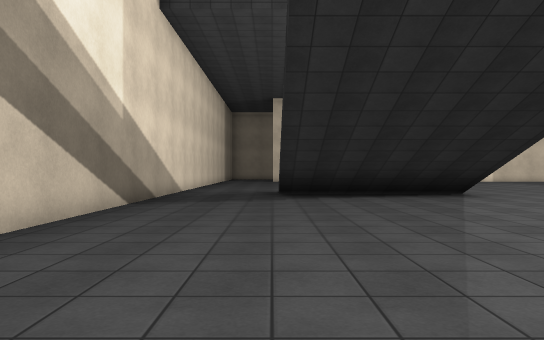
View 1 (above)

24 first-person views from a walk through a scene from a Unity 3-D project. The camera is 1.3 m above the floor, looks level and sees 70° across. The floor is counted in squares, 2 m on a side. Each view is taken from the middle of a square. On the plan, view 1 faces up. The plan holds only what a view shows up to about 11 squares ahead; the rest is blank. The place goes on beyond the plan. The player is left out. Surface patterns are stand-ins for the level's own textures.

View 2
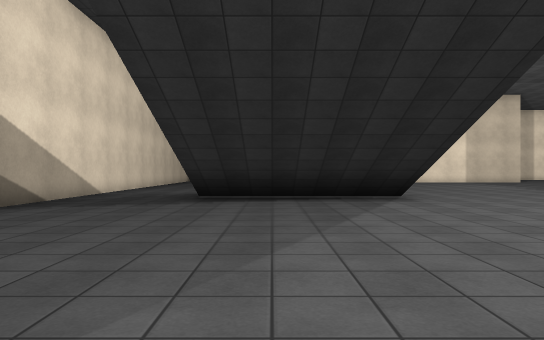

View 3
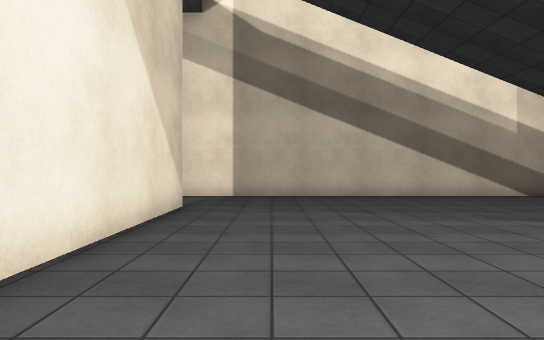

View 4
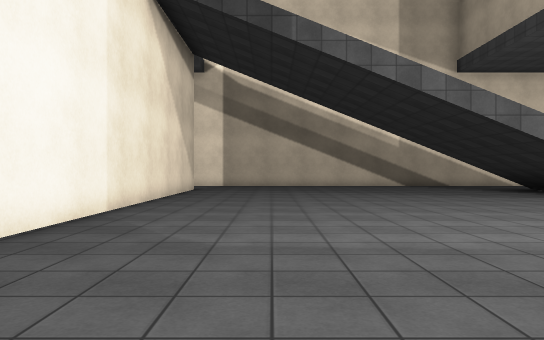

View 5
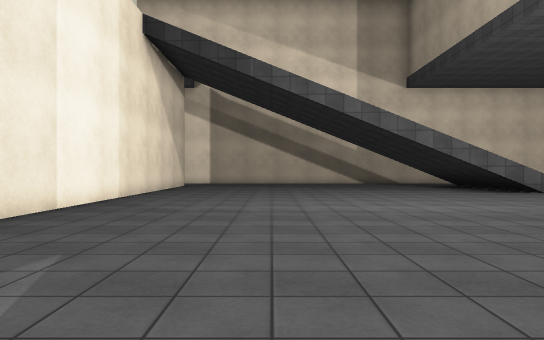

View 6
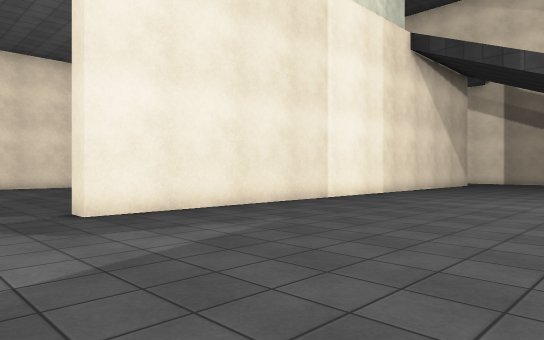

View 7
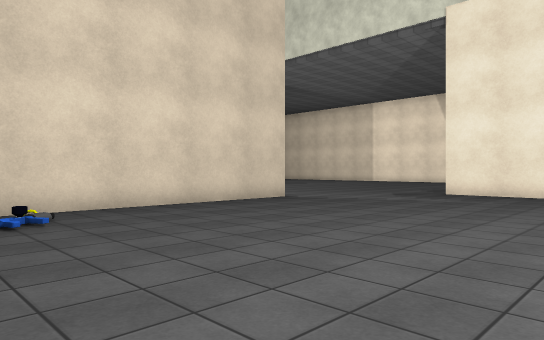

View 8
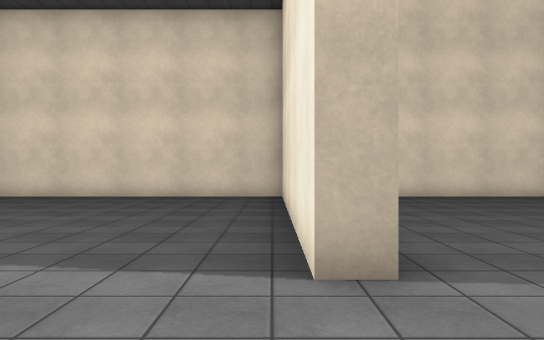

View 9
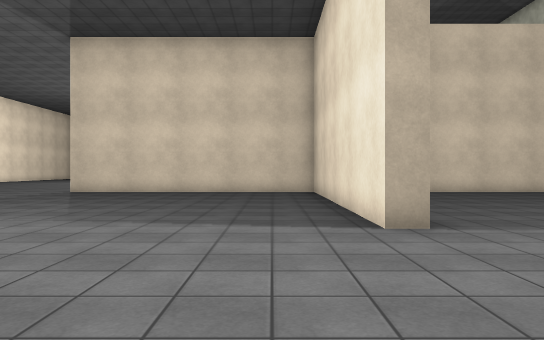

View 10
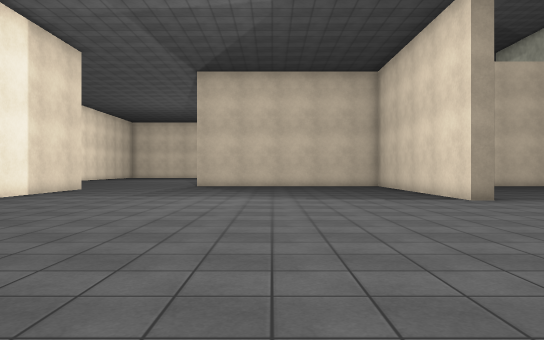

View 11
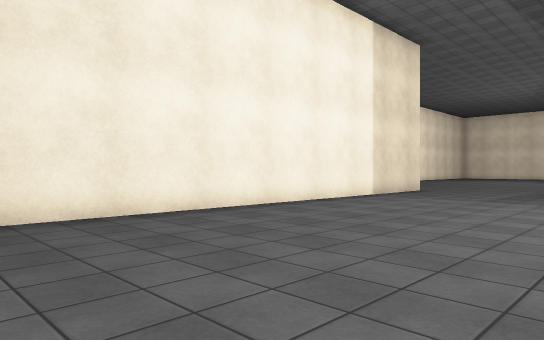

View 12
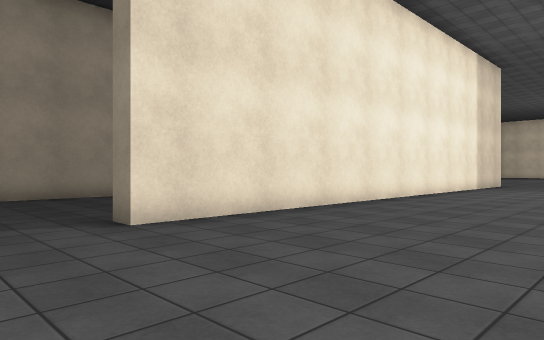

View 13
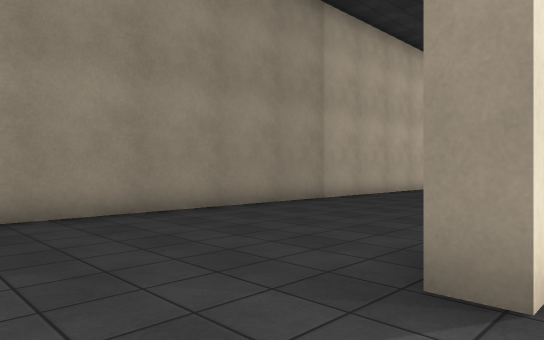

View 14
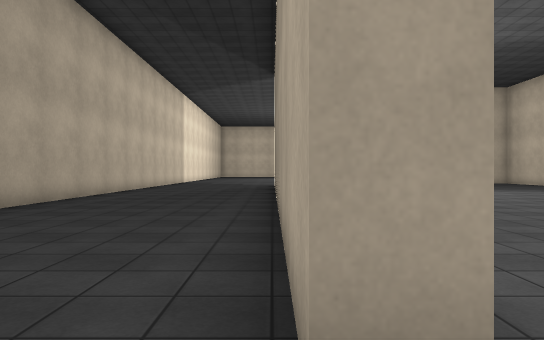

View 15
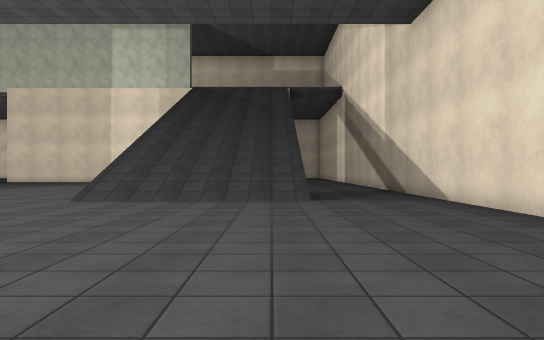

View 16
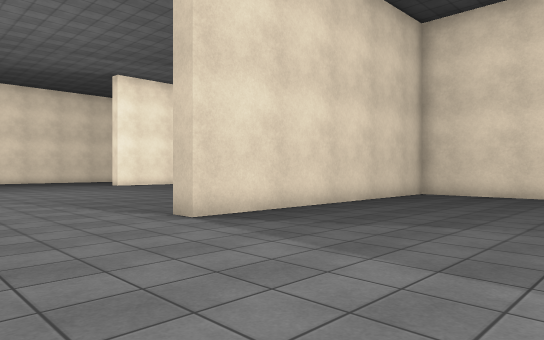

View 17
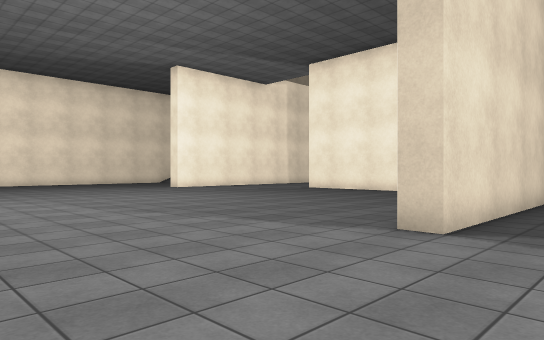

View 18
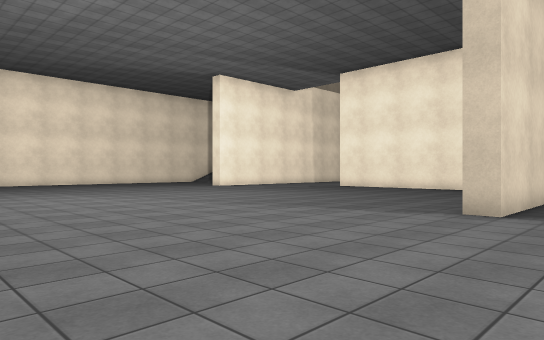

View 19
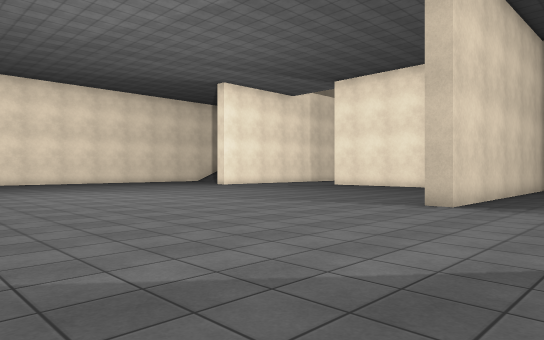

View 20
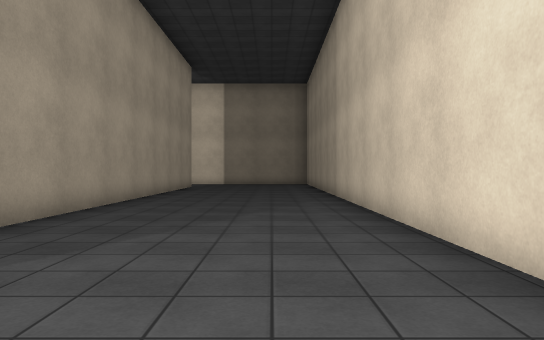

View 21
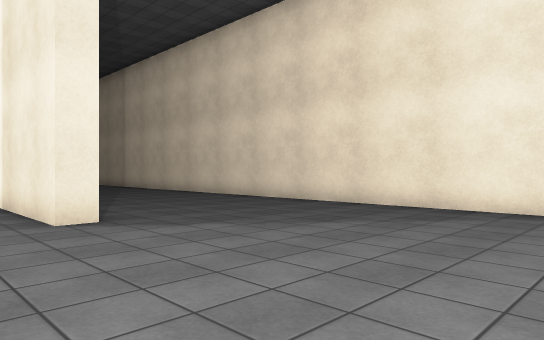

View 22
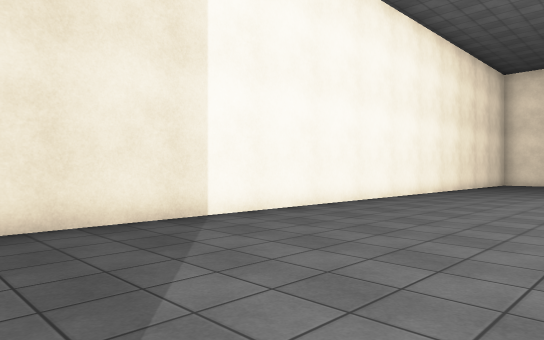

View 23
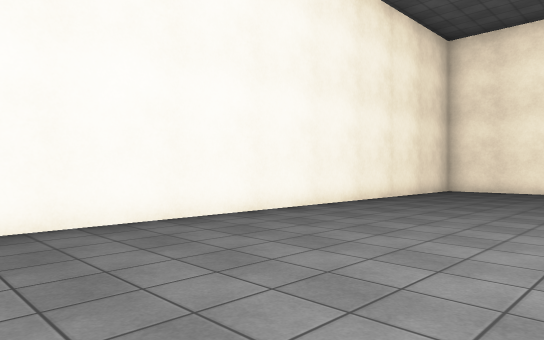

View 24
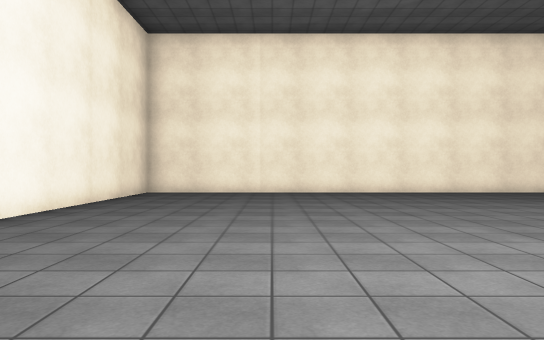

### Floor plan
Key: @ floor where view 1 was taken; # wall or solid block; . floor; / step, stairs or slope; = window, fence, low wall or low ledge.
Columns run from 3 left of view 1 to 35 right of it. Each row starts with its distance up from view 1.
 27   ####################################
 26   ....................................
 25   ....................................#
 24  .....................................#
 23  .....................................
 22   ..###############...................
 21  .....................................
 20  .....................................
 19  .....................................
 18   ...................#.......... .....
 17  ....................#.........   ....
 16  ....................#........      ..
 15 #....................#.......
 14 #....................#......
 13 #....................# ....
 12 #..//////............#  ..
 11 #..=/////.....########
 10 #..//////.........   #
  9 #..//////........../.#
  8 #....................#
  7 #....................#
  6 #....................#
  5 #....................#
  4 #....................#
  3 #.....................
  2 #.....................
  1 #.....................
  0 #..@.................
 -1 #...###############.
 -2                   ..
 -3                  ...
 -4                  ..
 -5                  ..
 -6                  ..
 -7                  ..

Positions as (right, up) in squares from view 1, and headings:
1: (0, 0), facing up
2: (2, 1), facing up
3: (7, 1), facing left
4: (13, 2), facing left
5: (16, 3), facing left
6: (17, 5), facing down-left
7: (11, 10), facing down-right
8: (8, 11), facing right
9: (6, 12), facing right
10: (2, 15), facing right
11: (3, 16), facing up-right
12: (-2, 17), facing up-right
13: (-2, 21), facing up-right
14: (-1, 22), facing right
15: (1, 20), facing down
16: (13, 21), facing down-right
17: (16, 22), facing down-right
18: (16, 24), facing down-right
19: (15, 25), facing down-right
20: (15, 25), facing left
21: (20, 20), facing up-left
22: (16, 22), facing up-right
23: (22, 22), facing up-right
24: (23, 23), facing right
